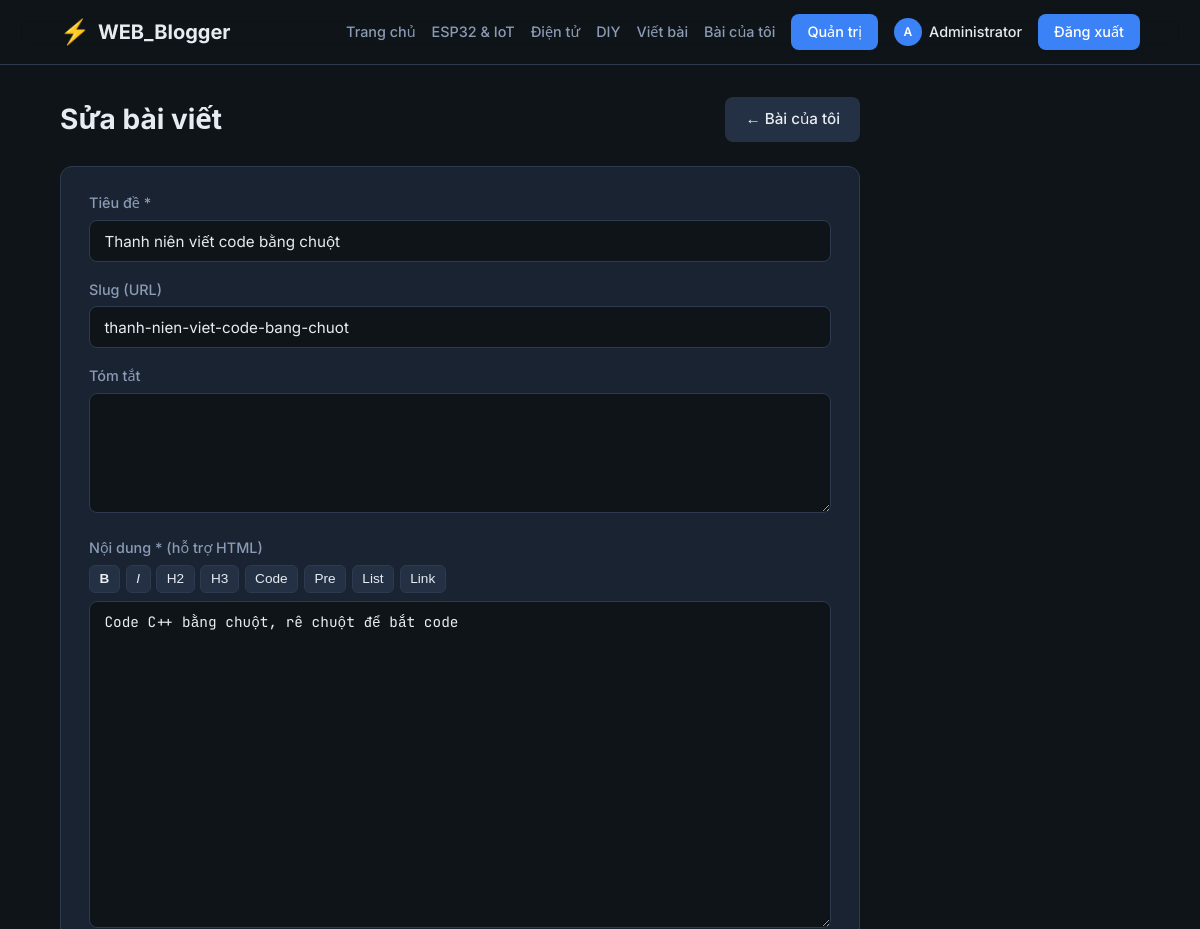
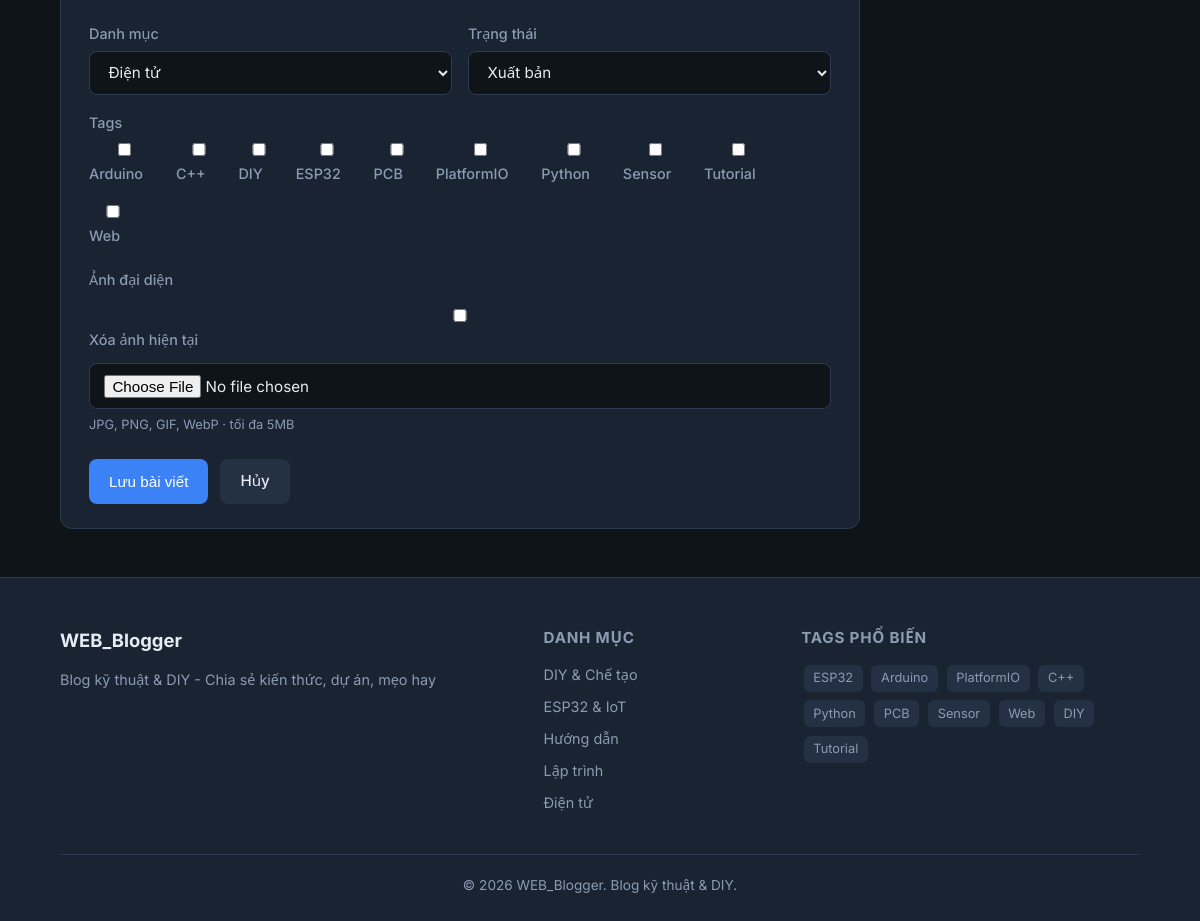
/write.php?id=5 (signed in), run on the app's committed database (2 pictures, top to bottom).
### tables this page shows
CREATE TABLE users (
            id INTEGER PRIMARY KEY AUTOINCREMENT,
            username TEXT NOT NULL UNIQUE,
            password TEXT NOT NULL,
            display_name TEXT NOT NULL,
            email TEXT,
            role TEXT DEFAULT 'user',
            created_at DATETIME DEFAULT CURRENT_TIMESTAMP
        , avatar TEXT DEFAULT NULL);

CREATE TABLE posts (
            id INTEGER PRIMARY KEY AUTOINCREMENT,
            title TEXT NOT NULL,
            slug TEXT NOT NULL UNIQUE,
            content TEXT NOT NULL,
            excerpt TEXT,
            featured_image TEXT,
            category_id INTEGER,
            author_id INTEGER NOT NULL,
            status TEXT DEFAULT 'published',
            views INTEGER DEFAULT 0,
            created_at DATETIME DEFAULT CURRENT_TIMESTAMP,
            updated_at DATETIME DEFAULT CURRENT_TIMESTAMP,
            FOREIGN KEY (category_id) REFERENCES categories(id) ON DELETE SET NULL,
            FOREIGN KEY (author_id) REFERENCES users(id) ON DELETE CASCADE
        );

CREATE TABLE categories (
            id INTEGER PRIMARY KEY AUTOINCREMENT,
            name TEXT NOT NULL UNIQUE,
            slug TEXT NOT NULL UNIQUE,
            description TEXT,
            created_at DATETIME DEFAULT CURRENT_TIMESTAMP
        );

CREATE TABLE tags (
            id INTEGER PRIMARY KEY AUTOINCREMENT,
            name TEXT NOT NULL UNIQUE,
            slug TEXT NOT NULL UNIQUE,
            created_at DATETIME DEFAULT CURRENT_TIMESTAMP
        );

### includes/db.php (called while the page is built, shortened)
<?php
function getDB(): PDO {
    static $pdo = null;
    if ($pdo === null) {
        $isNew = !file_exists(DB_PATH);
        $pdo = new PDO('sqlite:' . DB_PATH);
        $pdo->setAttribute(PDO::ATTR_ERRMODE, PDO::ERRMODE_EXCEPTION);
        $pdo->setAttribute(PDO::ATTR_DEFAULT_FETCH_MODE, PDO::FETCH_ASSOC);
        $pdo->exec('PRAGMA foreign_keys = ON');
        if ($isNew) {
            initDatabase($pdo);
        } else {
            migrateDatabase($pdo);
        }
    }
    return $pdo;
}
function migrateDatabase(PDO $pdo): void {
    $cols = $pdo->query("PRAGMA table_info(comments)")->fetchAll();
    $names = array_column($cols, 'name');
    $userCols = $pdo->query("PRAGMA table_info(users)")->fetchAll();
    $userNames = array_column($userCols, 'name');
}
function e(?string $str): string {
    return htmlspecialchars($str ?? '', ENT_QUOTES, 'UTF-8');
}
function avatarInitial(string $name): string {
    $name = trim($name);
    if (function_exists('mb_substr')) {
        return mb_strtoupper(mb_substr($name, 0, 1, 'UTF-8'), 'UTF-8');
    }
    return strtoupper(substr($name, 0, 1));
}

### includes/auth.php (called while the page is built, shortened)
<?php
require_once __DIR__ . '/db.php';
function isLoggedIn(): bool {
    return !empty($_SESSION['user_id']);
}
function isAdmin(): bool {
    $user = currentUser();
    return $user && ($user['role'] ?? '') === 'admin';
}
function currentUser(): ?array {
    static $user = null;
    if ($user === null) {
        $stmt = getDB()->prepare('SELECT id, username, display_name, email, avatar, role FROM users WHERE id = ?');
        $stmt->execute([$_SESSION['user_id']]);
        $user = $stmt->fetch() ?: null;
    }
    return $user;
}

### write.php (the view, shortened to what this page needs)
<?php
require_once __DIR__ . '/includes/auth.php';
$user = currentUser();
$db = getDB();
$userId = (int)$user['id'];
$id = isset($_GET['id']) ? (int)$_GET['id'] : 0;
$post = null;
$postTagIds = [];
if ($id) {
    $stmt = $db->prepare('SELECT * FROM posts WHERE id = ? AND author_id = ?');
    $stmt->execute([$id, $userId]);
    $post = $stmt->fetch();
    $tags = $db->prepare('SELECT tag_id FROM post_tags WHERE post_id = ?');
    $tags->execute([$id]);
    $postTagIds = array_column($tags->fetchAll(), 'tag_id');
}
$categories = $db->query('SELECT id, name FROM categories ORDER BY name')->fetchAll();
$allTags = $db->query('SELECT id, name FROM tags ORDER BY name')->fetchAll();
require __DIR__ . '/includes/header.php';
?>
<div class="container">
    <div class="write-page">
        <div class="page-title" style="display:flex;justify-content:space-between;align-items:center;flex-wrap:wrap;gap:1rem">
            <h1><?= $id ? 'Sửa bài viết' : 'Viết bài mới' ?></h1>
            <a href="my-posts.php" class="btn btn-secondary">← Bài của tôi</a>
        </div>
        <form method="post" enctype="multipart/form-data" class="write-form">
            <div class="form-group">
                <label for="title">Tiêu đề *</label>
                <input type="text" id="title" name="title" required value="<?= e($post['title'] ?? '') ?>">
            </div>
            <div class="form-group">
                <label for="slug">Slug (URL)</label>
                <input type="text" id="slug" name="slug" value="<?= e($post['slug'] ?? '') ?>" placeholder="Tự động tạo từ tiêu đề">
            </div>
            <div class="form-group">
                <label for="excerpt">Tóm tắt</label>
                <textarea id="excerpt" name="excerpt" rows="2"><?= e($post['excerpt'] ?? '') ?></textarea>
            </div>
            <div class="form-group">
                <label for="content">Nội dung * (hỗ trợ HTML)</label>
                <div class="editor-toolbar">
                    <button type="button" onclick="wrapTag('b')"><b>B</b></button>
                    <button type="button" onclick="wrapTag('i')"><i>I</i></button>
                    <button type="button" onclick="wrapTag('h2')">H2</button>
                    <button type="button" onclick="wrapTag('h3')">H3</button>
                    <button type="button" onclick="wrapTag('code')">Code</button>
                    <button type="button" onclick="wrapTag('pre')">Pre</button>
                    <button type="button" onclick="insertList()">List</button>
                    <button type="button" onclick="insertLink()">Link</button>
                </div>
                <textarea id="content" name="content" required rows="16" style="font-family:var(--mono);font-size:0.9rem"><?= e($post['content'] ?? '') ?></textarea>
            </div>
            <div class="form-row">
                <div class="form-group">
                    <label for="category_id">Danh mục</label>
                    <select id="category_id" name="category_id">
                        <?php foreach ($categories as $c): ?>
                        <option value="<?= $c['id'] ?>" <?= ($post['category_id'] ?? '') == $c['id'] ? 'selected' : '' ?>><?= e($c['name']) ?></option>
                        <?php endforeach; ?>
                    </select>
                </div>
                <div class="form-group">
                    <label for="status">Trạng thái</label>
                    <select id="status" name="status">
                        <option value="published" <?= ($post['status'] ?? 'published') === 'published' ? 'selected' : '' ?>>Xuất bản</option>
                    </select>
                </div>
            </div>
            <div class="form-group">
                <label>Tags</label>
                <div class="tag-checkboxes">
                    <?php foreach ($allTags as $t): ?>
                    <label class="checkbox-label">
                        <input type="checkbox" name="tags[]" value="<?= $t['id'] ?>" <?= in_array($t['id'], $postTagIds) ? 'checked' : '' ?>>
                        <?= e($t['name']) ?>
                    </label>
                    <?php endforeach; ?>
                </div>
            </div>
            <div class="form-group">
                <label for="featured_image">Ảnh đại diện</label>
                <?php if (!empty($post['featured_image'])): ?>
                <div class="image-preview-wrap">
                    <label class="checkbox-label">
                        <input type="checkbox" name="remove_image" value="1"> Xóa ảnh hiện tại
                    </label>
                </div>
                <?php endif; ?>
                <input type="file" id="featured_image" name="featured_image" accept="image/*">
                <p class="form-hint">JPG, PNG, GIF, WebP · tối đa 5MB</p>
            </div>
            <div style="display:flex;gap:0.75rem;margin-top:1.5rem">
                <button type="submit" class="btn">Lưu bài viết</button>
                <a href="my-posts.php" class="btn btn-secondary">Hủy</a>
            </div>
        </form>
    </div>
</div>
<?php require __DIR__ . '/includes/footer.php'; ?>

### includes/header.php (shortened to what this page needs)
<?php
require_once __DIR__ . '/auth.php';
$currentUser = currentUser();
?>
<!DOCTYPE html>
<html lang="vi">
<head>
    <link rel="stylesheet" href="<?= SITE_URL ?>/assets/css/style.css">
</head>
<body>
    <header class="site-header">
        <div class="container header-inner">
            <a href="<?= SITE_URL ?>/" class="logo">
                <span class="logo-icon">⚡</span>
                <span class="logo-text"><?= e(SITE_NAME) ?></span>
            </a>
            <nav class="main-nav" id="mainNav">
                <a href="<?= SITE_URL ?>/">Trang chủ</a>
                <a href="<?= SITE_URL ?>/category.php?slug=esp32-iot">ESP32 & IoT</a>
                <a href="<?= SITE_URL ?>/category.php?slug=dien-tu">Điện tử</a>
                <a href="<?= SITE_URL ?>/category.php?slug=diy-che-tao">DIY</a>
                <?php if ($currentUser): ?>
                    <a href="<?= SITE_URL ?>/write.php">Viết bài</a>
                    <a href="<?= SITE_URL ?>/my-posts.php">Bài của tôi</a>
                    <?php if (isAdmin()): ?>
                    <a href="<?= SITE_URL ?>/admin/" class="btn-admin">Quản trị</a>
                    <?php endif; ?>
                    <a href="<?= SITE_URL ?>/account.php" class="nav-profile">
                        <?php if (!empty($currentUser['avatar'])): ?>
                        <img src="<?= e(avatarUrl($currentUser['avatar'])) ?>" alt="" class="nav-avatar">
                        <?php else: ?>
                        <span class="nav-avatar nav-avatar-initial"><?= e(avatarInitial($currentUser['display_name'])) ?></span>
                        <?php endif; ?>
                        <span class="nav-user"><?= e($currentUser['display_name']) ?></span>
                    </a>
                    <a href="<?= SITE_URL ?>/logout.php" class="btn-login">Đăng xuất</a>
                <?php else: ?>
                    <a href="<?= SITE_URL ?>/login.php" class="btn-login">Đăng nhập</a>
                    <a href="<?= SITE_URL ?>/register.php" class="btn-register">Đăng ký</a>
                <?php endif; ?>
            </nav>
        </div>
    </header>
    <main class="site-main">

### includes/footer.php (shortened to what this page needs)
</main>
    <footer class="site-footer">
        <div class="container">
            <div class="footer-grid">
                <div class="footer-about">
                    <h3><?= e(SITE_NAME) ?></h3>
                    <p><?= e(SITE_DESCRIPTION) ?></p>
                </div>
                <div class="footer-links">
                    <h4>Danh mục</h4>
                    <ul>
                        <?php
                        $cats = getDB()->query("SELECT name, slug FROM categories ORDER BY name")->fetchAll();
                        foreach ($cats as $c):
                        ?>
                        <li><a href="<?= SITE_URL ?>/category.php?slug=<?= e($c['slug']) ?>"><?= e($c['name']) ?></a></li>
                        <?php endforeach; ?>
                    </ul>
                </div>
                <div class="footer-tags">
                    <h4>Tags phổ biến</h4>
                    <div class="tag-cloud">
                        <?php
                        $tags = getDB()->query("SELECT t.name, t.slug, COUNT(pt.post_id) as cnt FROM tags t LEFT JOIN post_tags pt ON t.id = pt.tag_id GROUP BY t.id ORDER BY cnt DESC LIMIT 10")->fetchAll();
                        foreach ($tags as $t):
                        ?>
                        <a href="<?= SITE_URL ?>/tag.php?slug=<?= e($t['slug']) ?>" class="tag"><?= e($t['name']) ?></a>
                        <?php endforeach; ?>
                    </div>
                </div>
            </div>
            <div class="footer-bottom">
                <p>&copy; <?= date('Y') ?> <?= e(SITE_NAME) ?>. Blog kỹ thuật & DIY.</p>
            </div>
        </div>
    </footer>
</body>
</html>

### data on the page
users: display_name "A", display_name "Administrator"
posts: title "Thanh niên viết code bằng chuột", slug "thanh-nien-viet-code-bang-chuot", content "Code C++ bằng chuột, rê chuột để bắt code", category_id "Điện tử", status "Xuất bản"
tags: name "Arduino"
tags: name "C++"
tags: name "DIY"
tags: name "ESP32"
tags: name "PCB"
tags: name "PlatformIO"
tags: name "Python"
tags: name "Sensor"
tags: name "Tutorial"
tags: name "Web"
categories: name "DIY & Chế tạo"
categories: name "ESP32 & IoT"
categories: name "Hướng dẫn"
categories: name "Lập trình"
categories: name "Điện tử"

### other printed values
SITE_NAME "WEB_Blogger"
SITE_DESCRIPTION "Blog kỹ thuật & DIY - Chia sẻ kiến thức, dự án, mẹo hay"
$t['name'] "ESP32"
$t['name'] "Arduino"
$t['name'] "PlatformIO"
$t['name'] "C++"
$t['name'] "Python"
$t['name'] "PCB"
$t['name'] "Sensor"
$t['name'] "Web"
$t['name'] "DIY"
$t['name'] "Tutorial"
